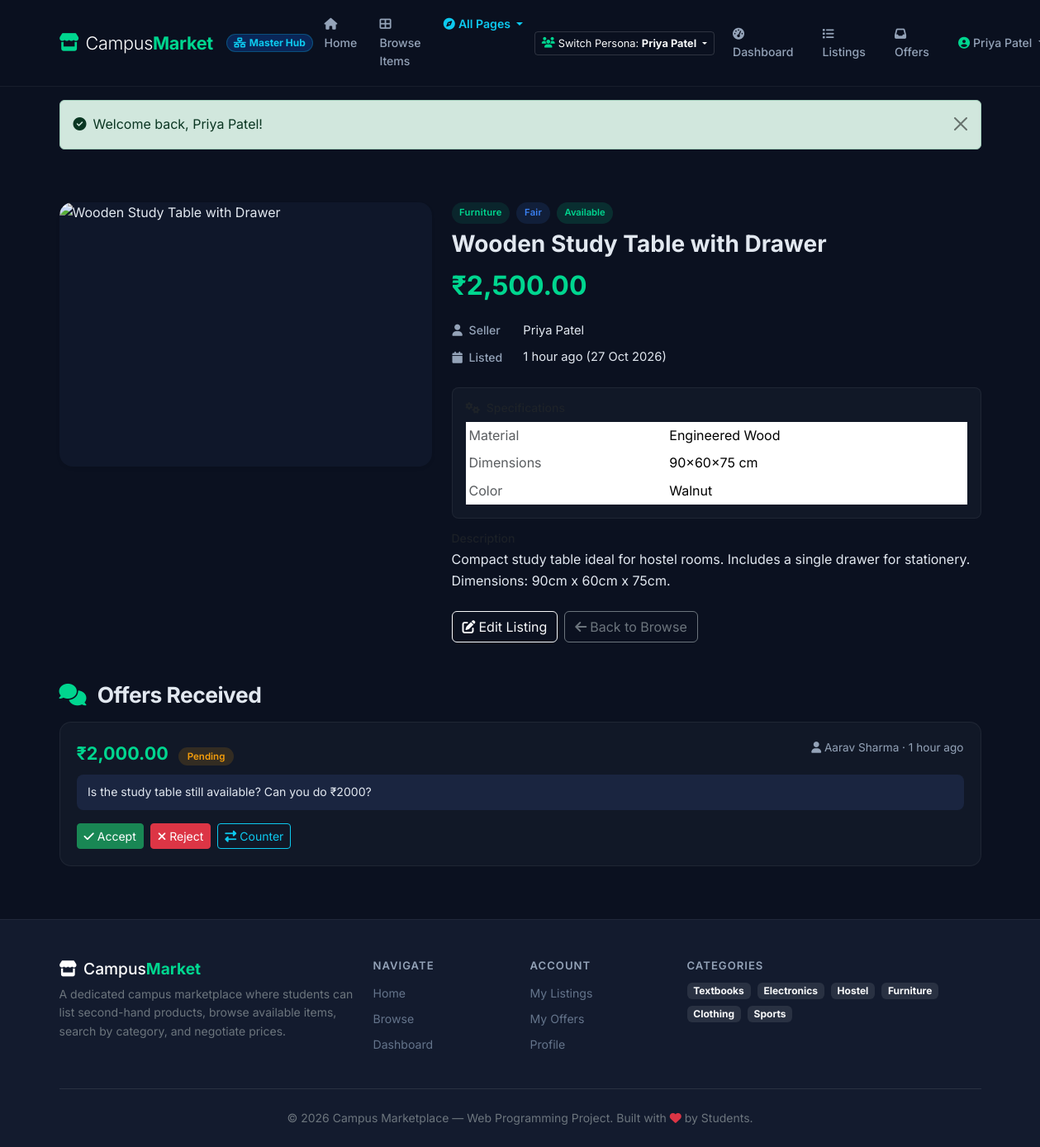
The page /product-details.php?id=4 (signed in) on the database its author committed.
### tables this page shows
CREATE TABLE IF NOT EXISTS `products` (
  `id`           INT UNSIGNED     NOT NULL AUTO_INCREMENT,
  `seller_id`    INT UNSIGNED     NOT NULL,
  `title`        VARCHAR(200)     NOT NULL,
  `description`  TEXT             NOT NULL,
  `price`        DECIMAL(10,2)    NOT NULL,
  `product_data` JSON             NOT NULL,
  `image_path`   VARCHAR(500)     DEFAULT NULL,
  `status`       ENUM('Available','Reserved','Sold','Archived') NOT NULL DEFAULT 'Available',
  `created_at`   DATETIME         NOT NULL DEFAULT CURRENT_TIMESTAMP,
  `updated_at`   DATETIME         NOT NULL DEFAULT CURRENT_TIMESTAMP ON UPDATE CURRENT_TIMESTAMP,
  `archived_at`  DATETIME         DEFAULT NULL,
  PRIMARY KEY (`id`),
  KEY `idx_seller`  (`seller_id`),
  KEY `idx_status`  (`status`),
  KEY `idx_price`   (`price`),
  CONSTRAINT `fk_products_seller` FOREIGN KEY (`seller_id`)
    REFERENCES `users`(`id`) ON DELETE CASCADE ON UPDATE CASCADE
);

CREATE TABLE IF NOT EXISTS `users` (
  `id`            INT UNSIGNED    NOT NULL AUTO_INCREMENT,
  `full_name`     VARCHAR(120)    NOT NULL,
  `college_email` VARCHAR(255)    NOT NULL,
  `student_id`    VARCHAR(30)     NOT NULL,
  `password_hash` VARCHAR(255)    NOT NULL,
  `created_at`    DATETIME        NOT NULL DEFAULT CURRENT_TIMESTAMP,
  `updated_at`    DATETIME        NOT NULL DEFAULT CURRENT_TIMESTAMP ON UPDATE CURRENT_TIMESTAMP,
  PRIMARY KEY (`id`),
  UNIQUE KEY `uq_college_email` (`college_email`),
  UNIQUE KEY `uq_student_id`    (`student_id`)
);

CREATE TABLE IF NOT EXISTS `offers` (
  `id`              INT UNSIGNED   NOT NULL AUTO_INCREMENT,
  `product_id`      INT UNSIGNED   NOT NULL,
  `buyer_id`        INT UNSIGNED   NOT NULL,
  `seller_id`       INT UNSIGNED   NOT NULL,
  `parent_offer_id` INT UNSIGNED   DEFAULT NULL,
  `offered_price`   DECIMAL(10,2)  NOT NULL,
  `message`         TEXT           DEFAULT NULL,
  `status`          ENUM('Pending','Accepted','Rejected','Countered','Withdrawn') NOT NULL DEFAULT 'Pending',
  `created_at`      DATETIME       NOT NULL DEFAULT CURRENT_TIMESTAMP,
  `updated_at`      DATETIME       NOT NULL DEFAULT CURRENT_TIMESTAMP ON UPDATE CURRENT_TIMESTAMP,
  PRIMARY KEY (`id`),
  KEY `idx_product`       (`product_id`),
  KEY `idx_buyer`         (`buyer_id`),
  KEY `idx_seller`        (`seller_id`),
  KEY `idx_parent_offer`  (`parent_offer_id`),
  CONSTRAINT `fk_offers_product` FOREIGN KEY (`product_id`)
    REFERENCES `products`(`id`) ON DELETE CASCADE ON UPDATE CASCADE,
  CONSTRAINT `fk_offers_buyer`   FOREIGN KEY (`buyer_id`)
    REFERENCES `users`(`id`) ON DELETE CASCADE ON UPDATE CASCADE,
  CONSTRAINT `fk_offers_seller`  FOREIGN KEY (`seller_id`)
    REFERENCES `users`(`id`) ON DELETE CASCADE ON UPDATE CASCADE,
  CONSTRAINT `fk_offers_parent`  FOREIGN KEY (`parent_offer_id`)
    REFERENCES `offers`(`id`) ON DELETE SET NULL ON UPDATE CASCADE
);

### includes/functions.php (called while the page is built, shortened)
<?php
function e(string $value): string {
    return htmlspecialchars($value, ENT_QUOTES, 'UTF-8');
}
function formatPrice($price): string {
    return '₹' . number_format((float) $price, 2);
}
function timeAgo(string $datetime): string {
    $now  = new DateTime();
    $then = new DateTime($datetime);
    $diff = $now->diff($then);
    if ($diff->h > 0) return $diff->h . ' hour' . ($diff->h > 1 ? 's' : '') . ' ago';
    return 'Just now';
}
function getProductImageUrl(?string $imagePath, string $title, ?string $category = null): string {
    $lower = strtolower($title . ' ' . ($category ?? ''));
    if (str_contains($lower, 'table') || str_contains($lower, 'desk') || str_contains($lower, 'chair') || str_contains($lower, 'furniture')) {
        return 'https://images.unsplash.com/photo-1518455027359-f3f8164ba6bd?auto=format&fit=crop&w=700&q=80';
    }
    return "https://images.unsplash.com/photo-1526170375885-4d8ecf77b99f?auto=format&fit=crop&w=700&q=80";
}

### includes/auth.php (called while the page is built, shortened)
<?php
function isLoggedIn(): bool {
    return !empty($_SESSION['user_id']);
}
function currentUserId(): ?int {
    return $_SESSION['user_id'] ?? null;
}

### product-details.php (the view, shortened to what this page needs)
<?php
require_once __DIR__ . '/includes/auth.php';
require_once __DIR__ . '/includes/functions.php';
$db = getDB();
$productId = (int) ($_GET['id'] ?? 0);
$stmt = $db->prepare(
    'SELECT p.*, u.full_name AS seller_name, u.college_email AS seller_email
     FROM products p
     JOIN users u ON u.id = p.seller_id
     WHERE p.id = ?'
);
$stmt->execute([$productId]);
$product = $stmt->fetch();
$productData = json_decode($product['product_data'], true) ?: [];
$category    = $productData['category'] ?? 'Other';
$condition   = $productData['condition'] ?? 'N/A';
$specs       = $productData['specifications'] ?? [];
$offers = [];
if (isLoggedIn()) {
    $uid = currentUserId();
    if ((int)$product['seller_id'] === $uid) {
        $ostmt = $db->prepare(
            'SELECT o.*, u.full_name AS buyer_name
             FROM offers o
             JOIN users u ON u.id = o.buyer_id
             WHERE o.product_id = ?
             ORDER BY o.created_at DESC'
        );
        $ostmt->execute([$productId]);
    }
    $offers = $ostmt->fetchAll();
}
$isSeller = isLoggedIn() && (int) $product['seller_id'] === currentUserId();
require_once __DIR__ . '/includes/header.php';
?>
<section class="container py-5">
    <div class="row g-4">
        <div class="col-lg-5">
            <?php $imgUrl = getProductImageUrl($product['image_path'] ?? null, $product['title'], $category); ?>
            <div class="detail-img-wrap rounded-4 overflow-hidden shadow-sm" style="background:#0f172a; max-height:420px;">
                <img src="<?= e($imgUrl) ?>" alt="<?= e($product['title']) ?>" class="w-100 h-100 object-fit-cover" style="min-height:320px;">
            </div>
        </div>
        <div class="col-lg-7">
            <div class="d-flex flex-wrap gap-2 mb-2">
                <span class="badge-category"><?= e($category) ?></span>
                <span class="badge-condition"><?= e($condition) ?></span>
                <span class="badge-status <?= strtolower($product['status']) ?>"><?= e($product['status']) ?></span>
            </div>
            <h1 class="fs-3 fw-bold mb-2"><?= e($product['title']) ?></h1>
            <p class="fs-2 fw-bold text-accent mb-3"><?= formatPrice($product['price']) ?></p>
            <table class="detail-meta-table mb-3">
                <tr><th><i class="fas fa-user me-1"></i> Seller</th><td><?= e($product['seller_name']) ?></td></tr>
                <tr><th><i class="fas fa-calendar me-1"></i> Listed</th><td><?= timeAgo($product['created_at']) ?> (<?= date('d M Y', strtotime($product['created_at'])) ?>)</td></tr>
            </table>
            <?php if (!empty($specs)): ?>
            <div class="bg-card border-card rounded-3 p-3 mb-3">
                <h6 class="text-muted small mb-2"><i class="fas fa-cogs me-1"></i> Specifications</h6>
                <table class="table table-sm table-borderless mb-0" style="color:var(--text)">
                    <?php foreach ($specs as $key => $val): ?>
                    <tr><td class="text-muted" style="width:40%"><?= e(ucfirst(str_replace('_',' ',$key))) ?></td><td><?= e($val) ?></td></tr>
                    <?php endforeach; ?>
                </table>
            </div>
            <?php endif; ?>
            <div class="mb-4">
                <h6 class="text-muted small mb-1">Description</h6>
                <p class="mb-0"><?= nl2br(e($product['description'])) ?></p>
            </div>
            <div class="d-flex flex-wrap gap-2">
                <?php if ($isSeller): ?>
                    <a href="/campus-marketplace/edit-listing.php?id=<?= $productId ?>" class="btn btn-outline-light"><i class="fas fa-edit me-1"></i>Edit Listing</a>
                <?php endif; ?>
                <a href="/campus-marketplace/browse.php" class="btn btn-outline-secondary"><i class="fas fa-arrow-left me-1"></i>Back to Browse</a>
            </div>
        </div>
    </div>
    <?php if (isLoggedIn() && !empty($offers)): ?>
    <div class="mt-5">
        <h4 class="section-title mb-3">
            <i class="fas fa-comments text-accent me-2"></i>
            <?= $isSeller ? 'Offers Received' : 'Your Offers' ?>
        </h4>
        <?php foreach ($offers as $offer): ?>
        <div class="offer-card">
            <div class="d-flex justify-content-between align-items-start flex-wrap gap-2">
                <div>
                    <span class="offer-price"><?= formatPrice($offer['offered_price']) ?></span>
                    <span class="badge-offer <?= strtolower($offer['status']) ?> ms-2"><?= e($offer['status']) ?></span>
                </div>
                <div class="offer-user">
                    <i class="fas fa-user"></i> <?= e($offer['buyer_name']) ?> &middot; <?= timeAgo($offer['created_at']) ?>
                </div>
            </div>
            <?php if ($offer['message']): ?>
                <div class="offer-msg"><?= nl2br(e($offer['message'])) ?></div>
            <?php endif; ?>
            <?php if ($offer['status'] === 'Pending'): ?>
            <div class="d-flex flex-wrap gap-2 mt-3">
                <?php if ($isSeller): ?>
                    <button class="btn btn-sm btn-success" onclick="updateOfferStatus(<?= $offer['id'] ?>, 'accept')">
                        <i class="fas fa-check me-1"></i>Accept
                    </button>
                    <button class="btn btn-sm btn-danger" onclick="updateOfferStatus(<?= $offer['id'] ?>, 'reject')">
                        <i class="fas fa-times me-1"></i>Reject
                    </button>
                    <button class="btn btn-sm btn-outline-info" data-bs-toggle="modal" data-bs-target="#counterModal<?= $offer['id'] ?>">
                        <i class="fas fa-exchange-alt me-1"></i>Counter
                    </button>
                <?php elseif ((int)$offer['buyer_id'] === currentUserId()): ?>
                    <button class="btn btn-sm btn-outline-warning" onclick="confirmAction('Withdraw this offer?', () => updateOfferStatus(<?= $offer['id'] ?>, 'withdraw'))">
                        <i class="fas fa-undo me-1"></i>Withdraw
                    </button>
                <?php endif; ?>
            </div>
            <?php endif; ?>
        </div>
        <?php endforeach; ?>
    </div>
    <?php endif; ?>
</section>
<?php require_once __DIR__ . '/includes/footer.php'; ?>

### assets/css/style.css (style rules this page uses)
:root { --navy: #0b1120; --navy-light: #131b2e; --navy-mid: #1a2540; --accent: #00d68f; --accent-hover:#00b87a; --accent-glow: rgba(0,214,143,.15); --blue: #3b82f6; --blue-soft: rgba(59,130,246,.12); --danger: #f43f5e; --warning: #f59e0b; --text: #e2e8f0; --text-muted: #94a3b8; --text-dim: #64748b; --card-bg: #111827; --card-border: rgba(255,255,255,.06); --radius: 14px; --radius-sm: 8px; --shadow: 0 4px 24px rgba(0,0,0,.35); --shadow-sm: 0 2px 8px rgba(0,0,0,.2); --transition: .25s cubic-bezier(.4,0,.2,1); --font: 'Inter', system-ui, -apple-system, sans-serif; }
*, *::before, *::after { box-sizing: border-box; }
html { scroll-behavior: smooth; }
body { font-family: var(--font); background: var(--navy); color: var(--text); min-height: 100vh; display: flex; flex-direction: column; line-height: 1.6; }
a { color: var(--accent); text-decoration: none; transition: color var(--transition); }
img { max-width: 100%; height: auto; }
.badge-condition, .badge-category { padding: .25rem .6rem; border-radius: 60px; font-size: .7rem; font-weight: 600; letter-spacing: .3px; }
.badge-condition { background: var(--blue-soft); color: var(--blue); }
.badge-category { background: rgba(0,214,143,.1); color: var(--accent); }
.badge-status { padding: .25rem .6rem; border-radius: 60px; font-size: .7rem; font-weight: 600; }
.badge-status.available { background: rgba(0,214,143,.15); color: var(--accent); }
.section-title { font-size: 1.65rem; font-weight: 700; letter-spacing: -.5px; }
.detail-img-wrap { border-radius: var(--radius); overflow: hidden; background: var(--navy-mid); display: flex; align-items: center; justify-content: center; min-height: 320px; }
.detail-img-wrap img { width: 100%; height: 100%; object-fit: cover; }
.detail-meta-table th { color: var(--text-muted); font-weight: 500; padding-right: 1.5rem; white-space: nowrap; font-size: .88rem; padding-bottom: .5rem; }
.detail-meta-table td { color: var(--text); font-size: .92rem; padding-bottom: .5rem; }
.offer-card { background: var(--card-bg); border: 1px solid var(--card-border); border-radius: var(--radius); padding: 1.25rem; transition: all var(--transition); margin-bottom: 1rem; }
.offer-card .offer-price { font-size: 1.35rem; font-weight: 700; color: var(--accent); }
.offer-card .offer-user { font-size: .85rem; color: var(--text-muted); }
.offer-card .offer-msg { background: var(--navy-mid); border-radius: var(--radius-sm); padding: .65rem .85rem; font-size: .88rem; color: var(--text); margin-top: .5rem; }
.badge-offer { padding: .25rem .65rem; border-radius: 60px; font-size: .72rem; font-weight: 600; }
.badge-offer.pending { background: rgba(245,158,11,.15); color: var(--warning); }
.text-accent { color: var(--accent) !important; }
.bg-card { background: var(--card-bg); }
.border-card { border: 1px solid var(--card-border); }

### rows shown on the page
products: product_data "Furniture", product_data "Fair", status "Available", title "Wooden Study Table with Drawer", price "₹2,500.00", seller.full_name "Priya Patel", created_at "1 hour ago", created_at "27 Oct 2026", product_data "Engineered Wood", product_data "90x60x75 cm", product_data "Walnut", description "Compact study table ideal for hostel rooms. Includes a single drawer for stationery. Dimensions: 90cm x 60cm x 75cm."
offers: offered_price "₹2,000.00", status "Pending", buyer.full_name "Aarav Sharma", created_at "1 hour ago", message "Is the study table still available? Can you do ₹2000?"

### other values the page prints
currentUserName() "Priya Patel"
$flashSuccess "Welcome back, Priya Patel!"
str_replace('_',' ',$key) "Material"
str_replace('_',' ',$key) "Dimensions"
str_replace('_',' ',$key) "Color"
